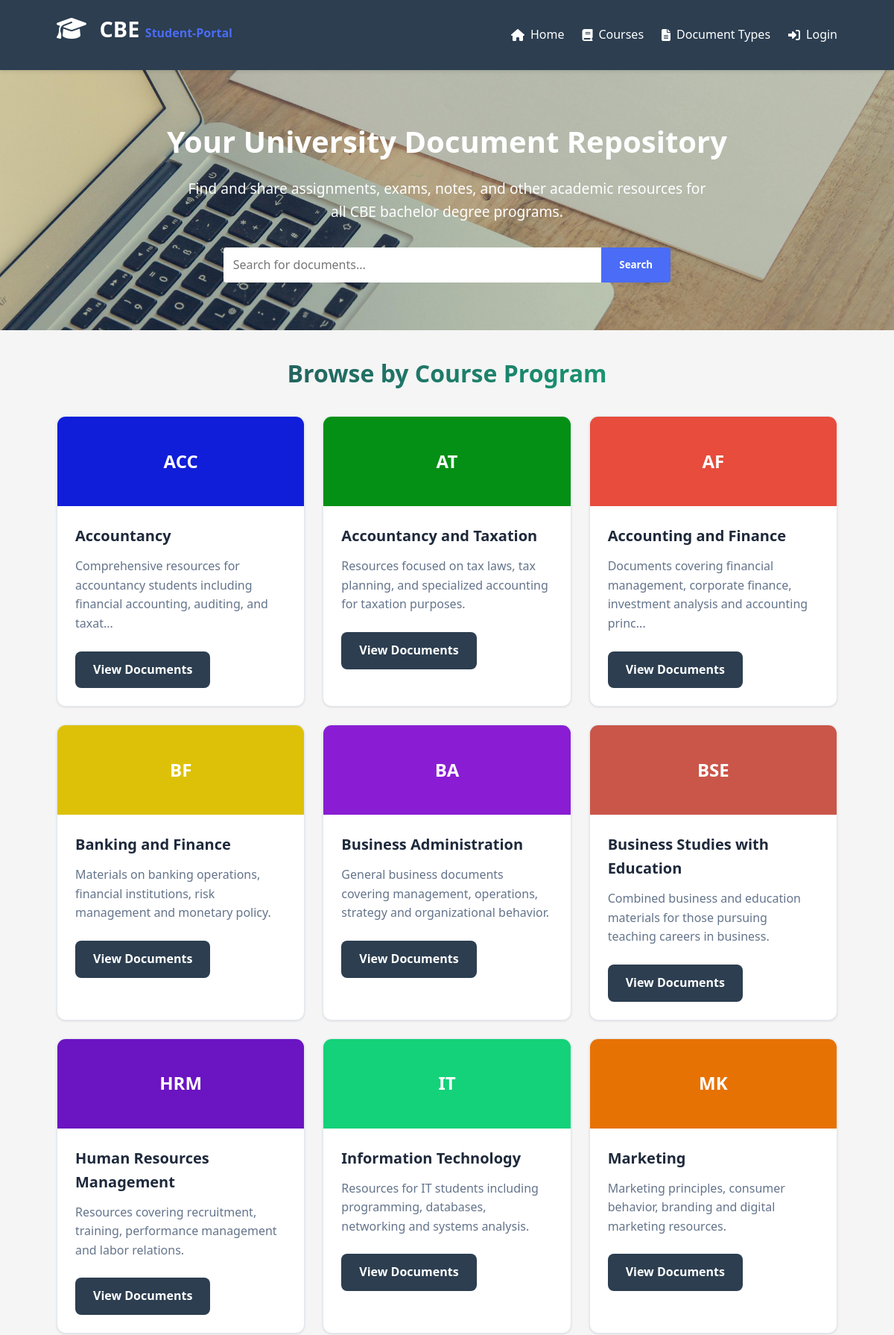
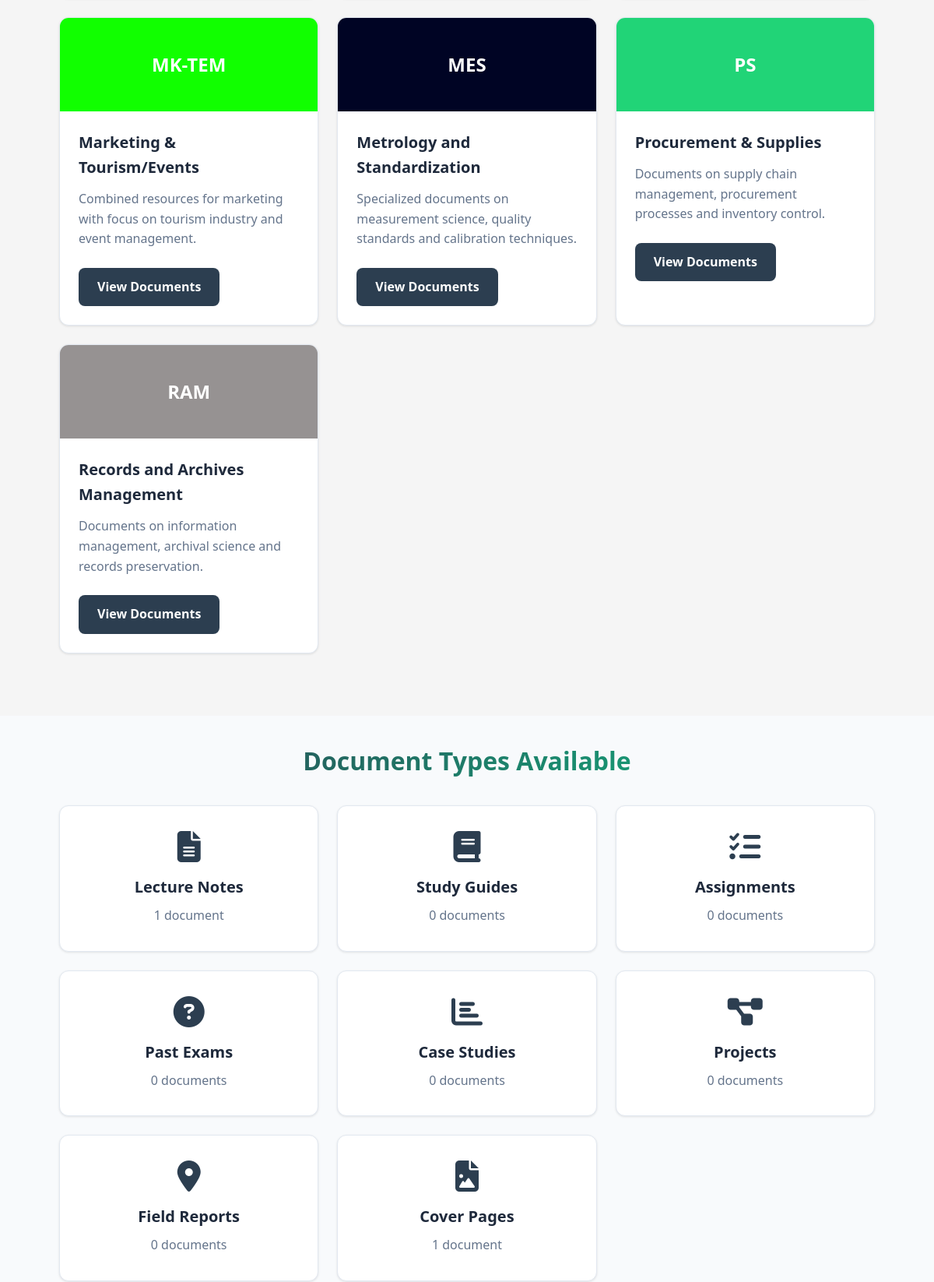
The page / (upper part) on the database its author committed (2 pictures, top to bottom).
### tables this page shows
CREATE TABLE `courses` (
  `course_id` int(11) NOT NULL,
  `course_code` varchar(10) NOT NULL,
  `course_name` varchar(100) NOT NULL,
  `description` text NOT NULL,
  `color_code` varchar(7) NOT NULL DEFAULT '#e74c3c',
  `created_at` datetime NOT NULL DEFAULT current_timestamp(),
  `updated_at` datetime NOT NULL DEFAULT current_timestamp() ON UPDATE current_timestamp()
);

### index.php (the view, shortened to what this page needs)
<?php
include("temperate/header.php");
include("connection.php");
$valid_types = [
    'lecture_notes' => ['icon' => 'fa-file-alt', 'name' => 'Lecture Notes'],
    'study_guides' => ['icon' => 'fa-book', 'name' => 'Study Guides'],
    'assignments' => ['icon' => 'fa-tasks', 'name' => 'Assignments'],
    'past_exams' => ['icon' => 'fa-question-circle', 'name' => 'Past Exams'],
    'case_studies' => ['icon' => 'fa-chart-bar', 'name' => 'Case Studies'],
    'projects' => ['icon' => 'fa-project-diagram', 'name' => 'Projects'],
    'field' => ['icon' => 'fa-map-marker-alt', 'name' => 'Field Reports'],
    'cover_pages' => ['icon' => 'fa-file-image', 'name' => 'Cover Pages']
];
$doc_type = isset($_GET['type']) ? $_GET['type'] : '';
$all_documents = [];
$semester_tables = [];
$levels = ['certificate', 'diploma1', 'diploma2', 'bachelor1', 'bachelor2', 'bachelor3'];
$semesters = ['1', '2'];
foreach ($semesters as $semester_val) {
    foreach ($levels as $level_val) {
        $table_name = 'sem' . $semester_val . '_' . $level_val . '_documents';
        $semester_tables[] = $table_name;
    }
}
foreach ($semester_tables as $table) {
    $table_check = $conn->query("SHOW TABLES LIKE '$table'");
    if ($table_check && $table_check->num_rows > 0) {
        $query = "SELECT d.*, '$table' as source_table,
                 c.course_code, c.course_name
                 FROM $table d
                 LEFT JOIN courses c ON d.course_id = c.course_id
                 ORDER BY d.uploaded_at DESC";
        $stmt = $conn->prepare($query);
        if ($stmt) {
            $stmt->execute();
            $result = $stmt->get_result();
            if ($result->num_rows > 0) {
                while ($row = $result->fetch_assoc()) {
                    preg_match('/sem(\d)_(\w+)_documents/', $table, $matches);
                    if (count($matches) === 3) {
                        $row['semester'] = $matches[1];
                        $row['level'] = $matches[2];
                    }
                    $all_documents[] = $row;
                }
            }
        }
    }
}
$courses = [];
$sql = "SELECT * FROM courses ORDER BY course_name";
$result = $conn->query($sql);
if ($result && $result->num_rows > 0) {
    $courses = $result->fetch_all(MYSQLI_ASSOC);
}
?>
    <section class="hero">
        <div class="container">
            <h1>Your University Document Repository</h1>
            <p>Find and share assignments, exams, notes, and other academic resources for all CBE bachelor degree programs.</p>
            <div class="search-bar">
                <input type="text" placeholder="Search for documents...">
                <button>Search</button>
            </div>
        </div>
    </section>
<section class="main-content" id="courses">
    <div class="container">
        <h2 class="section-title">Browse by Course Program</h2>
        <div class="courses">
            <?php if (!empty($courses)): ?>
                <?php foreach ($courses as $course): ?>
                <div class="course-card">
                    <div class="course-img" style="background-color: <?php echo $course['color_code'] ?: '#4f46e5'; ?>">
                        <?php echo $course['course_code']; ?>
                    </div>
                    <div class="course-info">
                        <h3><?php echo htmlspecialchars($course['course_name']); ?></h3>
                        <p><?php echo substr(htmlspecialchars($course['description']), 0, 100); ?><?php echo strlen($course['description']) > 100 ? '...' : ''; ?></p>
                        <a href="course_documents.php?course_id=<?php echo $course['course_id']; ?>" class="btn">View Documents</a>
                    </div>
                </div>
                <?php endforeach; ?>
            <?php else: ?>
                <p>No courses available.</p>
            <?php endif; ?>
        </div>
    </div>
</section>
<section class="document-types" id="documents">
    <div class="container">
        <h2 class="section-title">Document Types Available</h2>
        <div class="doc-types-grid">
            <?php foreach ($valid_types as $type_key => $type_info): ?>
                <div class="doc-type-card <?php echo $doc_type === $type_key ? 'active' : ''; ?>">
                    <i class="fas <?php echo $type_info['icon']; ?>"></i>
                    <h3><?php echo $type_info['name']; ?></h3>
                    <p>
                        <?php
                        $count = 0;
                        foreach ($all_documents as $doc) {
                            if ($doc['doc_type'] === $type_key) $count++;
                        }
                        echo $count . ' document' . ($count !== 1 ? 's' : '');
                        ?>
                    </p>
                    </div>
            <?php endforeach; ?>
        </div>
    </div>
</section>
<?php
include("temperate/footer.php");
?>

### temperate/header.php (style rules this page uses)
:root { --primary-color: #2c3e50; --secondary-color: #3498db; --accent-color: #e74c3c; --light-color: #ecf0f1; --dark-color: #2c3e50; }
* { margin: 0; padding: 0; box-sizing: border-box; font-family: 'Segoe UI', Tahoma, Geneva, Verdana, sans-serif; }
body { background-color: #f5f5f5; color: #333; line-height: 1.6; }
.container { width: 90%; max-width: 1200px; margin: 0 auto; }
.main-content { padding: 3rem 0; }
.section-title { text-align: center; margin-bottom: 2rem; color: var(--dark-color); }
.courses { display: grid; grid-template-columns: repeat(auto-fill, minmax(300px, 1fr)); gap: 1.5rem; margin-bottom: 3rem; }
.course-card { background-color: white; border-radius: 8px; overflow: hidden; box-shadow: 0 3px 10px rgba(0,0,0,0.1); transition: transform 0.3s, box-shadow 0.3s; }
.course-img { height: 150px; background-color: var(--secondary-color); display: flex; align-items: center; justify-content: center; color: white; font-size: 2rem; font-weight: bold; }
.course-info { padding: 1.5rem; }
.course-info h3 { margin-bottom: 0.5rem; color: var(--primary-color); }
.course-info p { color: #666; margin-bottom: 1rem; }
.btn { display: inline-block; background-color: var(--secondary-color); color: white; padding: 0.6rem 1.2rem; border-radius: 4px; text-decoration: none; font-weight: 500; transition: background-color 0.3s; }
.document-types { background-color: var(--light-color); padding: 3rem 0; }

### index.php (style rules this page uses)
:root { --primary: #2c3e50; --primary-light: #2c3e50; --secondary: #10b981; --dark: #1e293b; --light: #f8fafc; --gray: #64748b; --border: #e2e8f0; --shadow: 0 1px 3px rgba(0,0,0,0.1); --shadow-lg: 0 4px 6px -1px rgba(0,0,0,0.1); }
.hero { background: linear-gradient(rgba(44, 62, 80, 0.9), rgba(44, 62, 80, 0.9)); background-image: url('pexels-markusspiske-96593.jpg'); background-size: cover; background-position: center; color: white; padding: 4rem 0; text-align: center; }
.hero h1 { font-size: 2.5rem; margin-bottom: 1rem; }
.hero p { font-size: 1.2rem; max-width: 700px; margin: 0 auto 2rem; }
.search-bar { max-width: 600px; margin: 0 auto; display: flex; }
.search-bar input { flex: 1; padding: 0.8rem; border: none; border-radius: 4px 0 0 4px; font-size: 1rem; }
.search-bar button { background-color: var(--accent-color); color: white; border: none; padding: 0 1.5rem; border-radius: 0 4px 4px 0; cursor: pointer; font-weight: bold; transition: background-color 0.3s; }
.doc-types-grid { display: grid; grid-template-columns: repeat(auto-fit, minmax(250px, 1fr)); gap: 1.5rem; margin-bottom: 3rem; }
.doc-type-card { background: white; padding: 2rem; border-radius: 0.75rem; text-align: center; box-shadow: var(--shadow); border: 1px solid var(--border); transition: all 0.3s ease; cursor: pointer; text-decoration: none; color: inherit; }
.doc-type-card i { font-size: 2.5rem; color: var(--primary); margin-bottom: 1rem; }
.doc-type-card h3 { font-size: 1.25rem; font-weight: 700; margin-bottom: 0.5rem; color: var(--dark); }
.doc-type-card p { color: var(--gray); line-height: 1.6; }
.section-title { font-size: 2rem; font-weight: 800; color: var(--dark); margin-bottom: 2rem; text-align: center; background: linear-gradient(135deg, var(--primary) 0%, var(--secondary) 100%); -webkit-background-clip: text; -webkit-text-fill-color: transparent; }
.courses { display: grid; grid-template-columns: repeat(auto-fill, minmax(300px, 1fr)); gap: 1.5rem; margin-bottom: 3rem; }
.course-card { background: white; border-radius: 0.75rem; overflow: hidden; box-shadow: var(--shadow); transition: all 0.3s ease; border: 1px solid var(--border); }
.course-img { height: 120px; display: flex; align-items: center; justify-content: center; color: white; font-weight: 700; font-size: 1.5rem; }
.course-info { padding: 1.5rem; }
.course-info h3 { font-size: 1.25rem; font-weight: 700; margin-bottom: 0.75rem; color: var(--dark); }
.course-info p { color: var(--gray); margin-bottom: 1.5rem; line-height: 1.6; }
.btn { display: inline-block; padding: 0.75rem 1.5rem; background: var(--primary); color: white; border-radius: 0.5rem; text-decoration: none; font-weight: 600; transition: all 0.3s ease; }
.container { max-width: 1200px; margin: 0 auto; padding: 0 1rem; }
.main-content { padding: 2rem 0; }
.document-types { padding: 2rem 0; background: #f8fafc; }

### rows shown on the page
courses: course_code "ACC", course_name "Accountancy", description "Comprehensive resources for accountancy students including financial accounting, auditing, and taxat"
courses: course_code "AT", course_name "Accountancy and Taxation", description "Resources focused on tax laws, tax planning, and specialized accounting for taxation purposes."
courses: course_code "AF", course_name "Accounting and Finance", description "Documents covering financial management, corporate finance, investment analysis and accounting princ"
courses: course_code "BF", course_name "Banking and Finance", description "Materials on banking operations, financial institutions, risk management and monetary policy."
courses: course_code "BA", course_name "Business Administration", description "General business documents covering management, operations, strategy and organizational behavior."
courses: course_code "BSE", course_name "Business Studies with Education", description "Combined business and education materials for those pursuing teaching careers in business."
courses: course_code "HRM", course_name "Human Resources Management", description "Resources covering recruitment, training, performance management and labor relations."
courses: course_code "IT", course_name "Information Technology", description "Resources for IT students including programming, databases, networking and systems analysis."
courses: course_code "MK", course_name "Marketing", description "Marketing principles, consumer behavior, branding and digital marketing resources."
courses: course_code "MK-TEM", course_name "Marketing & Tourism/Events", description "Combined resources for marketing with focus on tourism industry and event management."
courses: course_code "MES", course_name "Metrology and Standardization", description "Specialized documents on measurement science, quality standards and calibration techniques."
courses: course_code "PS", course_name "Procurement & Supplies", description "Documents on supply chain management, procurement processes and inventory control."
courses: course_code "RAM", course_name "Records and Archives Management", description "Documents on information management, archival science and records preservation."

### other values the page prints
$type_info['name'] "Lecture Notes"
$count "1"
$type_info['name'] "Study Guides"
$count "0"
$type_info['name'] "Assignments"
$type_info['name'] "Past Exams"
$type_info['name'] "Case Studies"
$type_info['name'] "Projects"
$type_info['name'] "Field Reports"
$type_info['name'] "Cover Pages"
